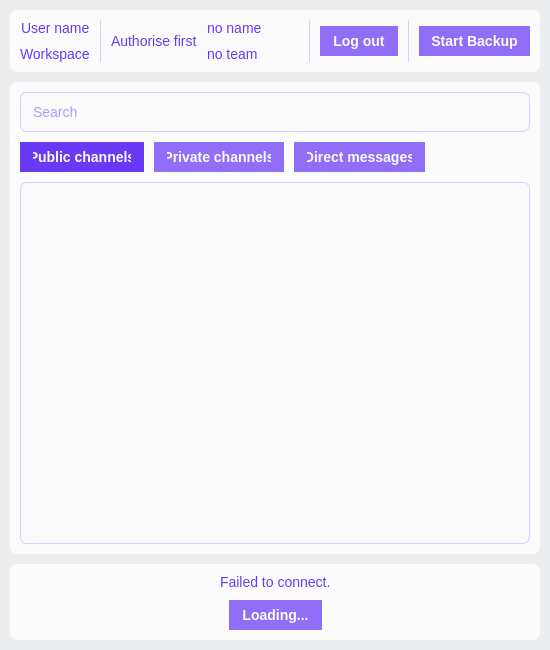
<?xml version="1.0" encoding="UTF-8"?>
<ui version="4.0">
 <class>MainWindow</class>
 <widget class="QMainWindow" name="MainWindow">
  <property name="geometry">
   <rect>
    <x>0</x>
    <y>0</y>
    <width>550</width>
    <height>650</height>
   </rect>
  </property>
  <property name="minimumSize">
   <size>
    <width>550</width>
    <height>650</height>
   </size>
  </property>
  <property name="maximumSize">
   <size>
    <width>16777215</width>
    <height>16777215</height>
   </size>
  </property>
  <property name="windowTitle">
   <string>Yummy Slack</string>
  </property>
  <property name="windowIcon">
   <iconset resource="../resource.qrc">
    <normaloff>:/icons/candy.ico</normaloff>:/icons/candy.ico</iconset>
  </property>
  <property name="styleSheet">
   <string notr="true">
*{
	margin: 0px;
	padding: 0px;
	background: transparent;
	color: #693af5;
	border: none;
	font-family:'Segoe UI'; 
	font-size: 14px;
}
/*414043*/

#centralwidget{
	background: #ecedef;
}



/* ======= TEMP ======= */
#label {
	border-radius: 6px;
	background: #f1effc;
	padding: 5px;
}
#line_4, #line_5 {
	border: 1px dashed #693af5;
}



/* ======= QPushButton ======= */
QPushButton{
	font-size: 14px;
	font-weight: bold;
	background: #906ef7;
	color: #fbfbfb;
	border-radius: 16px;
	padding: 13px;
	padding-top: 7px;
	padding-bottom: 7px;
}
QPushButton:hover {
	background-color: #8d52fc;   
}
QPushButton:pressed {
	background-color: #693af5;
}
QPushButton:disabled {
	background-color: #dbcffc; 
}



/* ======= QTabWidget ======= */
QTabWidget::pane { 
    border-top: transparent;
}
QTabWidget::tab-bar {
    alignment: center;
}
QTabBar::tab {
	font-size: 14px;
	font-weight: bold;
    background: #906ef7;
	color: #fbfbfb;
	border-radius: 16px;
	padding: 13px;
	padding-top: 7px;
	padding-bottom: 7px;
	margin-bottom: 10px;
	margin-right: 10px;
}
QTabBar::tab:hover{
	background-color: #8d52fc;   
}
QTabBar::tab:selected{
    background: #693af5;
}



/*===== QFrame =====*/
#header_frame, #body_frame,  #info_frame, #search_frame{
	background: #fbfbfb;
	border-radius: 7px;
}
#search_frame {
	border: 1px solid #dbcffc;
}



/*===== QScrollArea =====*/
#direct_scrollArea, #private_scrollArea, #public_scrollArea{
	border: 1px solid #dbcffc;
	background: #fbfbfb;
	border-radius: 7px;
}
QScrollArea::corner { 
	background-color: transparent; 
}



/* ======= QCheckBox ======= */
QCheckBox {
	padding-left:10px;
}
QCheckBox::indicator {
	background: #f1effc;
	border-radius : 5px;
	border-top-right-radius: 2px;
	border : 1px solid #693af5;
}
QCheckBox::indicator::checked{
	background-color: #8d52fc; 
	border : 1px solid #693af5 
}
/*dbcffc*/
QCheckBox:disabled {
	color: #693af5;
}
QCheckBox::indicator:disabled {
	border: 1px solid #693af5;
}
QCheckBox::indicator:checked:disabled {
	background: #8d52fc;
}



/* ======= Line ======= */
#line, #line_2, #line_3{
	background: #dbcffc;
}



/* ======= QScrollBar ======= */
 QScrollBar:vertical{
	width: 17px;
	margin: 3px 3px 3px  3px;
	border:  transparent;
	border-radius: 5px;
	background-color: #f1effc; 
}
 QScrollBar:horizontal{
	height: 17px;
	margin: 3px 3px 3px  3px;
	border:  transparent;
	border-radius: 5px;
	background-color: #f1effc; 
}/*f1effc*/

QScrollBar::handle:vertical{
	background-color: #906ef7;      
	min-height: 50px;
	border-radius: 5px;
}
QScrollBar::handle:horizontal{
	background-color: #906ef7;      
	min-width: 50px;
	border-radius: 5px;
}

QScrollBar::handle:vertical:hover {
	background: #8d52fc;
}
QScrollBar::handle:horizontal:hover {
	background: #8d52fc;
}

QScrollBar::handle:vertical:pressed {
	background: #693af5;
}
QScrollBar::handle:horizontal:pressed {
	background: #693af5;
}

QScrollBar::add-line:vertical {
	width: 0px;
}
QScrollBar::add-line:horizontal {
	height: 0px;
}

QScrollBar::sub-line:vertical {
	width: 0px;
}
QScrollBar::sub-line:horizontal {
	height: 0px;
}

QScrollBar::add-page:vertical, QScrollBar::sub-page:vertical{
	background: none;
}
QScrollBar::add-page:horizontal, QScrollBar::sub-page:horizontal{
	background: none;
}</string>
  </property>
  <widget class="QWidget" name="centralwidget">
   <property name="minimumSize">
    <size>
     <width>485</width>
     <height>0</height>
    </size>
   </property>
   <layout class="QVBoxLayout" name="verticalLayout_2">
    <property name="spacing">
     <number>10</number>
    </property>
    <property name="leftMargin">
     <number>10</number>
    </property>
    <property name="topMargin">
     <number>10</number>
    </property>
    <property name="rightMargin">
     <number>10</number>
    </property>
    <property name="bottomMargin">
     <number>10</number>
    </property>
    <item>
     <widget class="QFrame" name="main_work_frame">
      <property name="minimumSize">
       <size>
        <width>485</width>
        <height>0</height>
       </size>
      </property>
      <property name="frameShape">
       <enum>QFrame::StyledPanel</enum>
      </property>
      <property name="frameShadow">
       <enum>QFrame::Raised</enum>
      </property>
      <layout class="QVBoxLayout" name="verticalLayout_5">
       <property name="spacing">
        <number>10</number>
       </property>
       <property name="leftMargin">
        <number>0</number>
       </property>
       <property name="topMargin">
        <number>0</number>
       </property>
       <property name="rightMargin">
        <number>0</number>
       </property>
       <property name="bottomMargin">
        <number>0</number>
       </property>
       <item alignment="Qt::AlignTop">
        <widget class="QFrame" name="header_frame">
         <property name="minimumSize">
          <size>
           <width>485</width>
           <height>0</height>
          </size>
         </property>
         <property name="frameShape">
          <enum>QFrame::StyledPanel</enum>
         </property>
         <property name="frameShadow">
          <enum>QFrame::Raised</enum>
         </property>
         <layout class="QHBoxLayout" name="horizontalLayout_2">
          <property name="spacing">
           <number>0</number>
          </property>
          <property name="leftMargin">
           <number>10</number>
          </property>
          <property name="topMargin">
           <number>10</number>
          </property>
          <property name="rightMargin">
           <number>10</number>
          </property>
          <property name="bottomMargin">
           <number>10</number>
          </property>
          <item alignment="Qt::AlignLeft">
           <widget class="QFrame" name="header_info_frame">
            <property name="frameShape">
             <enum>QFrame::StyledPanel</enum>
            </property>
            <property name="frameShadow">
             <enum>QFrame::Raised</enum>
            </property>
            <layout class="QHBoxLayout" name="horizontalLayout">
             <property name="spacing">
              <number>10</number>
             </property>
             <property name="leftMargin">
              <number>0</number>
             </property>
             <property name="topMargin">
              <number>0</number>
             </property>
             <property name="rightMargin">
              <number>0</number>
             </property>
             <property name="bottomMargin">
              <number>0</number>
             </property>
             <item>
              <widget class="QFrame" name="frame">
               <property name="frameShape">
                <enum>QFrame::StyledPanel</enum>
               </property>
               <property name="frameShadow">
                <enum>QFrame::Raised</enum>
               </property>
               <layout class="QVBoxLayout" name="verticalLayout">
                <property name="spacing">
                 <number>10</number>
                </property>
                <property name="leftMargin">
                 <number>0</number>
                </property>
                <property name="topMargin">
                 <number>0</number>
                </property>
                <property name="rightMargin">
                 <number>0</number>
                </property>
                <property name="bottomMargin">
                 <number>0</number>
                </property>
                <item alignment="Qt::AlignRight">
                 <widget class="QLabel" name="_user_name_label">
                  <property name="font">
                   <font>
                    <family>Segoe UI</family>
                    <pointsize>-1</pointsize>
                    <bold>false</bold>
                   </font>
                  </property>
                  <property name="text">
                   <string>User name</string>
                  </property>
                 </widget>
                </item>
                <item alignment="Qt::AlignRight">
                 <widget class="QLabel" name="_workspace_label">
                  <property name="font">
                   <font>
                    <family>Segoe UI</family>
                    <pointsize>-1</pointsize>
                    <bold>false</bold>
                   </font>
                  </property>
                  <property name="text">
                   <string>Workspace</string>
                  </property>
                 </widget>
                </item>
               </layout>
              </widget>
             </item>
             <item>
              <widget class="Line" name="line_3">
               <property name="minimumSize">
                <size>
                 <width>1</width>
                 <height>0</height>
                </size>
               </property>
               <property name="maximumSize">
                <size>
                 <width>1</width>
                 <height>16777215</height>
                </size>
               </property>
               <property name="orientation">
                <enum>Qt::Vertical</enum>
               </property>
              </widget>
             </item>
             <item>
              <widget class="QLabel" name="auth_none_label">
               <property name="font">
                <font>
                 <family>Segoe UI</family>
                 <pointsize>-1</pointsize>
                 <fontweight>DemiBold</fontweight>
                </font>
               </property>
               <property name="text">
                <string>Authorise first</string>
               </property>
              </widget>
             </item>
             <item>
              <widget class="QFrame" name="user_labels_frame">
               <property name="frameShape">
                <enum>QFrame::StyledPanel</enum>
               </property>
               <property name="frameShadow">
                <enum>QFrame::Raised</enum>
               </property>
               <layout class="QVBoxLayout" name="verticalLayout_3">
                <property name="spacing">
                 <number>10</number>
                </property>
                <property name="leftMargin">
                 <number>0</number>
                </property>
                <property name="topMargin">
                 <number>0</number>
                </property>
                <property name="rightMargin">
                 <number>0</number>
                </property>
                <property name="bottomMargin">
                 <number>0</number>
                </property>
                <item>
                 <widget class="QLabel" name="user_name_label">
                  <property name="font">
                   <font>
                    <family>Segoe UI</family>
                    <pointsize>-1</pointsize>
                    <fontweight>DemiBold</fontweight>
                   </font>
                  </property>
                  <property name="text">
                   <string>no name</string>
                  </property>
                 </widget>
                </item>
                <item>
                 <widget class="QLabel" name="workspace_name_label">
                  <property name="font">
                   <font>
                    <family>Segoe UI</family>
                    <pointsize>-1</pointsize>
                    <fontweight>DemiBold</fontweight>
                   </font>
                  </property>
                  <property name="text">
                   <string>no team</string>
                  </property>
                 </widget>
                </item>
               </layout>
              </widget>
             </item>
            </layout>
           </widget>
          </item>
          <item>
           <spacer name="horizontalSpacer">
            <property name="orientation">
             <enum>Qt::Horizontal</enum>
            </property>
            <property name="sizeType">
             <enum>QSizePolicy::Preferred</enum>
            </property>
            <property name="sizeHint" stdset="0">
             <size>
              <width>40</width>
              <height>20</height>
             </size>
            </property>
           </spacer>
          </item>
          <item alignment="Qt::AlignRight">
           <widget class="QFrame" name="header_buttons_frame">
            <property name="minimumSize">
             <size>
              <width>221</width>
              <height>0</height>
             </size>
            </property>
            <property name="maximumSize">
             <size>
              <width>221</width>
              <height>16777215</height>
             </size>
            </property>
            <property name="frameShape">
             <enum>QFrame::StyledPanel</enum>
            </property>
            <property name="frameShadow">
             <enum>QFrame::Raised</enum>
            </property>
            <layout class="QHBoxLayout" name="horizontalLayout_4">
             <property name="spacing">
              <number>10</number>
             </property>
             <property name="leftMargin">
              <number>0</number>
             </property>
             <property name="topMargin">
              <number>0</number>
             </property>
             <property name="rightMargin">
              <number>0</number>
             </property>
             <property name="bottomMargin">
              <number>0</number>
             </property>
             <item>
              <widget class="Line" name="line_2">
               <property name="minimumSize">
                <size>
                 <width>1</width>
                 <height>0</height>
                </size>
               </property>
               <property name="maximumSize">
                <size>
                 <width>1</width>
                 <height>16777215</height>
                </size>
               </property>
               <property name="orientation">
                <enum>Qt::Vertical</enum>
               </property>
              </widget>
             </item>
             <item>
              <widget class="QPushButton" name="log_out_pushButton">
               <property name="enabled">
                <bool>true</bool>
               </property>
               <property name="sizePolicy">
                <sizepolicy hsizetype="Minimum" vsizetype="Fixed">
                 <horstretch>0</horstretch>
                 <verstretch>0</verstretch>
                </sizepolicy>
               </property>
               <property name="minimumSize">
                <size>
                 <width>78</width>
                 <height>0</height>
                </size>
               </property>
               <property name="font">
                <font>
                 <family>Segoe UI</family>
                 <pointsize>-1</pointsize>
                 <bold>true</bold>
                </font>
               </property>
               <property name="text">
                <string>Log out</string>
               </property>
              </widget>
             </item>
             <item>
              <widget class="Line" name="line">
               <property name="sizePolicy">
                <sizepolicy hsizetype="Preferred" vsizetype="Expanding">
                 <horstretch>0</horstretch>
                 <verstretch>0</verstretch>
                </sizepolicy>
               </property>
               <property name="minimumSize">
                <size>
                 <width>1</width>
                 <height>0</height>
                </size>
               </property>
               <property name="maximumSize">
                <size>
                 <width>1</width>
                 <height>16777215</height>
                </size>
               </property>
               <property name="font">
                <font>
                 <family>Segoe UI</family>
                 <pointsize>-1</pointsize>
                </font>
               </property>
               <property name="orientation">
                <enum>Qt::Vertical</enum>
               </property>
              </widget>
             </item>
             <item>
              <widget class="QPushButton" name="backup_pushButton">
               <property name="enabled">
                <bool>true</bool>
               </property>
               <property name="minimumSize">
                <size>
                 <width>111</width>
                 <height>0</height>
                </size>
               </property>
               <property name="font">
                <font>
                 <family>Segoe UI</family>
                 <pointsize>-1</pointsize>
                 <bold>true</bold>
                </font>
               </property>
               <property name="text">
                <string>Start Backup</string>
               </property>
              </widget>
             </item>
            </layout>
           </widget>
          </item>
         </layout>
        </widget>
       </item>
       <item>
        <widget class="QFrame" name="body_frame">
         <property name="sizePolicy">
          <sizepolicy hsizetype="Preferred" vsizetype="Expanding">
           <horstretch>0</horstretch>
           <verstretch>0</verstretch>
          </sizepolicy>
         </property>
         <property name="frameShape">
          <enum>QFrame::StyledPanel</enum>
         </property>
         <property name="frameShadow">
          <enum>QFrame::Raised</enum>
         </property>
         <layout class="QVBoxLayout" name="verticalLayout_4">
          <property name="spacing">
           <number>10</number>
          </property>
          <property name="leftMargin">
           <number>10</number>
          </property>
          <property name="topMargin">
           <number>10</number>
          </property>
          <property name="rightMargin">
           <number>10</number>
          </property>
          <property name="bottomMargin">
           <number>10</number>
          </property>
          <item>
           <widget class="QFrame" name="search_frame">
            <property name="frameShape">
             <enum>QFrame::StyledPanel</enum>
            </property>
            <property name="frameShadow">
             <enum>QFrame::Raised</enum>
            </property>
            <layout class="QVBoxLayout" name="verticalLayout_9">
             <property name="spacing">
              <number>0</number>
             </property>
             <property name="leftMargin">
              <number>10</number>
             </property>
             <property name="topMargin">
              <number>10</number>
             </property>
             <property name="rightMargin">
              <number>10</number>
             </property>
             <property name="bottomMargin">
              <number>10</number>
             </property>
             <item>
              <widget class="QLineEdit" name="search_lineEdit">
               <property name="placeholderText">
                <string>Search</string>
               </property>
              </widget>
             </item>
            </layout>
           </widget>
          </item>
          <item>
           <widget class="QTabWidget" name="tabWidget">
            <property name="currentIndex">
             <number>0</number>
            </property>
            <widget class="QWidget" name="public_tab">
             <attribute name="title">
              <string>Public channels</string>
             </attribute>
             <layout class="QVBoxLayout" name="verticalLayout_10">
              <property name="spacing">
               <number>0</number>
              </property>
              <property name="leftMargin">
               <number>0</number>
              </property>
              <property name="topMargin">
               <number>0</number>
              </property>
              <property name="rightMargin">
               <number>0</number>
              </property>
              <property name="bottomMargin">
               <number>0</number>
              </property>
              <item>
               <widget class="QFrame" name="public_scroll_frame">
                <property name="enabled">
                 <bool>true</bool>
                </property>
                <property name="frameShape">
                 <enum>QFrame::StyledPanel</enum>
                </property>
                <property name="frameShadow">
                 <enum>QFrame::Raised</enum>
                </property>
                <layout class="QHBoxLayout" name="horizontalLayout_5">
                 <property name="spacing">
                  <number>0</number>
                 </property>
                 <property name="leftMargin">
                  <number>0</number>
                 </property>
                 <property name="topMargin">
                  <number>0</number>
                 </property>
                 <property name="rightMargin">
                  <number>0</number>
                 </property>
                 <property name="bottomMargin">
                  <number>0</number>
                 </property>
                 <item>
                  <widget class="QScrollArea" name="public_scrollArea">
                   <property name="maximumSize">
                    <size>
                     <width>16777215</width>
                     <height>16777215</height>
                    </size>
                   </property>
                   <property name="verticalScrollBarPolicy">
                    <enum>Qt::ScrollBarAsNeeded</enum>
                   </property>
                   <property name="horizontalScrollBarPolicy">
                    <enum>Qt::ScrollBarAsNeeded</enum>
                   </property>
                   <property name="widgetResizable">
                    <bool>true</bool>
                   </property>
                   <widget class="QWidget" name="public_scrollAreaWidgetContents">
                    <property name="geometry">
                     <rect>
                      <x>0</x>
                      <y>0</y>
                      <width>508</width>
                      <height>342</height>
                     </rect>
                    </property>
                    <layout class="QVBoxLayout" name="verticalLayout_6">
                     <property name="spacing">
                      <number>0</number>
                     </property>
                     <property name="leftMargin">
                      <number>0</number>
                     </property>
                     <property name="topMargin">
                      <number>0</number>
                     </property>
                     <property name="rightMargin">
                      <number>0</number>
                     </property>
                     <property name="bottomMargin">
                      <number>0</number>
                     </property>
                     <item alignment="Qt::AlignTop">
                      <widget class="QFrame" name="public_chats_frame">
                       <property name="enabled">
                        <bool>true</bool>
                       </property>
                       <property name="frameShape">
                        <enum>QFrame::StyledPanel</enum>
                       </property>
                       <property name="frameShadow">
                        <enum>QFrame::Raised</enum>
                       </property>
                       <layout class="QVBoxLayout" name="verticalLayout_7">
                        <property name="spacing">
                         <number>10</number>
                        </property>
                        <property name="leftMargin">
                         <number>0</number>
                        </property>
                        <property name="topMargin">
                         <number>6</number>
                        </property>
                        <property name="rightMargin">
                         <number>0</number>
                        </property>
                        <property name="bottomMargin">
                         <number>6</number>
                        </property>
                       </layout>
                      </widget>
                     </item>
                    </layout>
                   </widget>
                  </widget>
                 </item>
                </layout>
               </widget>
              </item>
             </layout>
            </widget>
            <widget class="QWidget" name="private_tab">
             <attribute name="title">
              <string>Private channels</string>
             </attribute>
             <layout class="QVBoxLayout" name="verticalLayout_14">
              <property name="spacing">
               <number>0</number>
              </property>
              <property name="leftMargin">
               <number>0</number>
              </property>
              <property name="topMargin">
               <number>0</number>
              </property>
              <property name="rightMargin">
               <number>0</number>
              </property>
              <property name="bottomMargin">
               <number>0</number>
              </property>
              <item>
               <widget class="QFrame" name="private_scroll_frame">
                <property name="enabled">
                 <bool>true</bool>
                </property>
                <property name="frameShape">
                 <enum>QFrame::StyledPanel</enum>
                </property>
                <property name="frameShadow">
                 <enum>QFrame::Raised</enum>
                </property>
                <layout class="QHBoxLayout" name="horizontalLayout_7">
                 <property name="spacing">
                  <number>0</number>
                 </property>
                 <property name="leftMargin">
                  <number>0</number>
                 </property>
                 <property name="topMargin">
                  <number>0</number>
                 </property>
                 <property name="rightMargin">
                  <number>0</number>
                 </property>
                 <property name="bottomMargin">
                  <number>0</number>
                 </property>
                 <item>
                  <widget class="QScrollArea" name="private_scrollArea">
                   <property name="maximumSize">
                    <size>
                     <width>16777215</width>
                     <height>16777215</height>
                    </size>
                   </property>
                   <property name="verticalScrollBarPolicy">
                    <enum>Qt::ScrollBarAsNeeded</enum>
                   </property>
                   <property name="horizontalScrollBarPolicy">
                    <enum>Qt::ScrollBarAsNeeded</enum>
                   </property>
                   <property name="widgetResizable">
                    <bool>true</bool>
                   </property>
                   <widget class="QWidget" name="private_scrollAreaWidgetContents">
                    <property name="geometry">
                     <rect>
                      <x>0</x>
                      <y>0</y>
                      <width>508</width>
                      <height>342</height>
                     </rect>
                    </property>
                    <layout class="QVBoxLayout" name="verticalLayout_11">
                     <property name="spacing">
                      <number>0</number>
                     </property>
                     <property name="leftMargin">
                      <number>0</number>
                     </property>
                     <property name="topMargin">
                      <number>0</number>
                     </property>
                     <property name="rightMargin">
                      <number>0</number>
                     </property>
                     <property name="bottomMargin">
                      <number>0</number>
                     </property>
                     <item alignment="Qt::AlignTop">
                      <widget class="QFrame" name="private_chats_frame">
                       <property name="enabled">
                        <bool>true</bool>
                       </property>
                       <property name="frameShape">
                        <enum>QFrame::StyledPanel</enum>
                       </property>
                       <property name="frameShadow">
                        <enum>QFrame::Raised</enum>
                       </property>
                       <layout class="QVBoxLayout" name="verticalLayout_12">
                        <property name="spacing">
                         <number>10</number>
                        </property>
                        <property name="leftMargin">
                         <number>0</number>
                        </property>
                        <property name="topMargin">
                         <number>6</number>
                        </property>
                        <property name="rightMargin">
                         <number>0</number>
                        </property>
                        <property name="bottomMargin">
                         <number>6</number>
                        </property>
                       </layout>
                      </widget>
                     </item>
                    </layout>
                   </widget>
                  </widget>
                 </item>
                </layout>
               </widget>
              </item>
             </layout>
            </widget>
            <widget class="QWidget" name="direct_tab">
             <attribute name="title">
              <string>Direct messages</string>
             </attribute>
             <layout class="QVBoxLayout" name="verticalLayout_18">
              <property name="spacing">
               <number>0</number>
              </property>
              <property name="leftMargin">
               <number>0</number>
              </property>
              <property name="topMargin">
               <number>0</number>
              </property>
              <property name="rightMargin">
               <number>0</number>
              </property>
              <property name="bottomMargin">
               <number>0</number>
              </property>
              <item>
               <widget class="QFrame" name="direct_scroll_frame">
                <property name="enabled">
                 <bool>true</bool>
                </property>
                <property name="frameShape">
                 <enum>QFrame::StyledPanel</enum>
                </property>
                <property name="frameShadow">
                 <enum>QFrame::Raised</enum>
                </property>
                <layout class="QHBoxLayout" name="horizontalLayout_6">
                 <property name="spacing">
                  <number>0</number>
                 </property>
                 <property name="leftMargin">
                  <number>0</number>
                 </property>
                 <property name="topMargin">
                  <number>0</number>
                 </property>
                 <property name="rightMargin">
                  <number>0</number>
                 </property>
                 <property name="bottomMargin">
                  <number>0</number>
                 </property>
                 <item>
                  <widget class="QScrollArea" name="direct_scrollArea">
                   <property name="maximumSize">
                    <size>
                     <width>16777215</width>
                     <height>16777215</height>
                    </size>
                   </property>
                   <property name="verticalScrollBarPolicy">
                    <enum>Qt::ScrollBarAsNeeded</enum>
                   </property>
                   <property name="horizontalScrollBarPolicy">
                    <enum>Qt::ScrollBarAsNeeded</enum>
                   </property>
                   <property name="widgetResizable">
                    <bool>true</bool>
                   </property>
                   <widget class="QWidget" name="direct_scrollAreaWidgetContents">
                    <property name="geometry">
                     <rect>
                      <x>0</x>
                      <y>0</y>
                      <width>508</width>
                      <height>342</height>
                     </rect>
                    </property>
                    <layout class="QVBoxLayout" name="verticalLayout_15">
                     <property name="spacing">
                      <number>0</number>
                     </property>
                     <property name="leftMargin">
                      <number>0</number>
                     </property>
                     <property name="topMargin">
                      <number>0</number>
                     </property>
                     <property name="rightMargin">
                      <number>0</number>
                     </property>
                     <property name="bottomMargin">
                      <number>0</number>
                     </property>
                     <item alignment="Qt::AlignTop">
                      <widget class="QFrame" name="direct_chats_frame">
                       <property name="enabled">
                        <bool>true</bool>
                       </property>
                       <property name="frameShape">
                        <enum>QFrame::StyledPanel</enum>
                       </property>
                       <property name="frameShadow">
                        <enum>QFrame::Raised</enum>
                       </property>
                       <layout class="QVBoxLayout" name="verticalLayout_16">
                        <property name="spacing">
                         <number>10</number>
                        </property>
                        <property name="leftMargin">
                         <number>0</number>
                        </property>
                        <property name="topMargin">
                         <number>6</number>
                        </property>
                        <property name="rightMargin">
                         <number>0</number>
                        </property>
                        <property name="bottomMargin">
                         <number>6</number>
                        </property>
                       </layout>
                      </widget>
                     </item>
                    </layout>
                   </widget>
                  </widget>
                 </item>
                </layout>
               </widget>
              </item>
             </layout>
            </widget>
           </widget>
          </item>
         </layout>
        </widget>
       </item>
      </layout>
     </widget>
    </item>
    <item>
     <widget class="QFrame" name="info_frame">
      <property name="minimumSize">
       <size>
        <width>485</width>
        <height>0</height>
       </size>
      </property>
      <property name="maximumSize">
       <size>
        <width>16777215</width>
        <height>16777215</height>
       </size>
      </property>
      <property name="frameShape">
       <enum>QFrame::StyledPanel</enum>
      </property>
      <property name="frameShadow">
       <enum>QFrame::Raised</enum>
      </property>
      <layout class="QHBoxLayout" name="horizontalLayout_3">
       <property name="spacing">
        <number>0</number>
       </property>
       <property name="leftMargin">
        <number>10</number>
       </property>
       <property name="topMargin">
        <number>10</number>
       </property>
       <property name="rightMargin">
        <number>10</number>
       </property>
       <property name="bottomMargin">
        <number>10</number>
       </property>
       <item>
        <spacer name="horizontalSpacer_2">
         <property name="orientation">
          <enum>Qt::Horizontal</enum>
         </property>
         <property name="sizeHint" stdset="0">
          <size>
           <width>40</width>
           <height>20</height>
          </size>
         </property>
        </spacer>
       </item>
       <item alignment="Qt::AlignHCenter|Qt::AlignVCenter">
        <widget class="QFrame" name="frame_3">
         <property name="frameShape">
          <enum>QFrame::StyledPanel</enum>
         </property>
         <property name="frameShadow">
          <enum>QFrame::Raised</enum>
         </property>
         <layout class="QVBoxLayout" name="verticalLayout_8">
          <property name="spacing">
           <number>10</number>
          </property>
          <property name="leftMargin">
           <number>0</number>
          </property>
          <property name="topMargin">
           <number>0</number>
          </property>
          <property name="rightMargin">
           <number>0</number>
          </property>
          <property name="bottomMargin">
           <number>0</number>
          </property>
          <item alignment="Qt::AlignHCenter">
           <widget class="QLabel" name="info_label">
            <property name="text">
             <string>Failed to connect.</string>
            </property>
           </widget>
          </item>
          <item alignment="Qt::AlignHCenter|Qt::AlignVCenter">
           <widget class="QPushButton" name="auth_pushButton">
            <property name="minimumSize">
             <size>
              <width>0</width>
              <height>0</height>
             </size>
            </property>
            <property name="text">
             <string>Loading...</string>
            </property>
           </widget>
          </item>
         </layout>
        </widget>
       </item>
       <item>
        <spacer name="horizontalSpacer_3">
         <property name="orientation">
          <enum>Qt::Horizontal</enum>
         </property>
         <property name="sizeHint" stdset="0">
          <size>
           <width>40</width>
           <height>20</height>
          </size>
         </property>
        </spacer>
       </item>
      </layout>
     </widget>
    </item>
   </layout>
  </widget>
 </widget>
 <resources>
  <include location="../resource.qrc"/>
 </resources>
 <connections/>
</ui>
